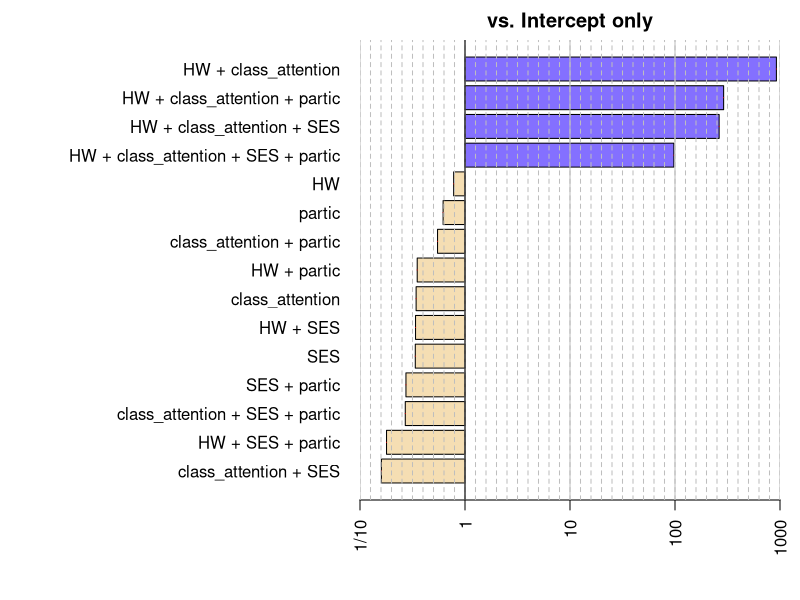

Generate this figure with R: (Note: this script raises an error after producing the figure.)
library(BayesFactor)
library(bayestestR)


school_asses <- read.csv("school_asses.csv")
str(school_asses)
head(school_asses)




# Hierarchical testing ----------------------------------------------------

# You would use this method in any situation you would use hierarchical
# testing (model comparison).


## Frequenstist testing:

mod1 <- lm(teacher_asses ~ HW + class_attention,
           data = school_asses)
mod2 <- lm(teacher_asses ~ HW + class_attention + SES,
           data = school_asses)

summary(mod1) # look at the F test! What does it mean?

# compare models
anova(mod1,mod2)
# result is non-significant, as non-significant as can be!
# But does this mean our results support H0?





## Bayesian testing:
mod1B <- lmBF(teacher_asses ~ HW + class_attention,
              data = school_asses)
mod2B <- lmBF(teacher_asses ~ HW + class_attention + SES,
              data = school_asses)

c(mod1B,mod2B) # both models look good. Now what?

# compare models by dividing them:
mod2B / mod1B
# ALWAYS remember - BFs are comparative! Who are you comparing to?







# Inclusion BFs -----------------------------------------------------------

# We can also produce a BF for each term using Bayesian model averaging:
fit_all <- lm(teacher_asses ~ HW + class_attention + SES + partic,
              data = school_asses)
summary(fit_all)



# generalTestBF() makes BF for all combinations of effects in the model:
fit_allB <- generalTestBF(
  teacher_asses ~ HW + class_attention + SES + partic,
  # method = "laplace", # for large sample sizes
  data = school_asses
)
fit_allB
head(fit_allB) # best models





fit_allB[8] # select model BF
fit_allB[9:10] / fit_allB[8] # new BFs
# etc...




plot(fit_allB)
plot(bayesfactor_models(fit_allB))




# which terms are most supported?
# which terms are least supported?

bayesfactor_inclusion(fit_allB, match_models = TRUE)
# read more about Bayesian model averaging:
# https://easystats.github.io/bayestestR/articles/bayes_factors.html






# Exercise ----------------------------------------------------------------

# Test the interacting effect of `sex` and `partic` on `teacher_asses`
# using both frequentist and Bayesian testing (use generalTestBF()).
# 1. Interpret the Bayesian results.
#    - which is the best model?
#    - Compare the main effects model to the model with the interaction
#      using both frequentist and Bayesian testing.
# 2. How / Do the Bayesian and frequentist results differ?
#    Are you convinced there is or isn't an interaction?
# 3. On average:
#    - which term is most supported?
#    - which term is least supported?
